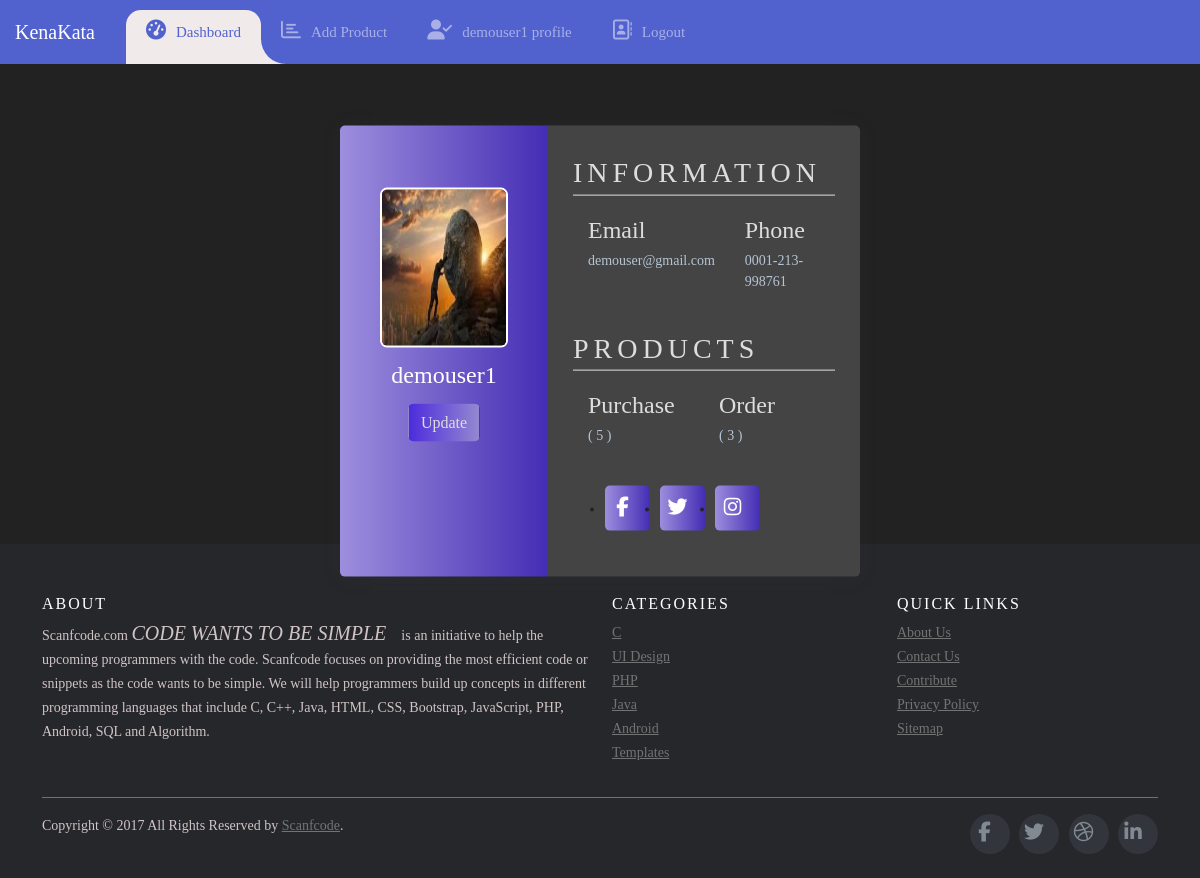
/user-profile (signed in), run on the app's committed database.
### kenakata/models.py (models this page shows, shortened)
class User(db.Model, UserMixin):
    id = db.Column(db.Integer(), primary_key=True, unique=True)
    username = db.Column(db.String(length=30), unique=True, nullable=False)
    email = db.Column(db.String(length=30), unique=True, nullable=False)
    password = db.Column(db.String(length=30), nullable=False)
    image = db.Column(db.String(length=40), nullable=True,default='default.jpg')
    mobile = db.Column(db.String(length=20),nullable=True)
    budget = db.Column(db.Integer(), nullable=True, default=1000)
    products = db.relationship('Product', backref='owned_user', lazy=True)

### kenakata/routes.py (the view)
@app.route('/user-profile')
@login_required
def user_profile():
    return render_template("profile.html", title='User Profile')

### kenakata/models.py (called while the page is built)
@login_manager.user_loader
def load_user(user_id):
    return User.query.get(user_id)

### kenakata/templates/profile.html
{% extends "base.html" %}
{% block content %}
    <div class="parent-wrapper">
        <div class="wrapper">
            <div class="left">
                <img src="{{ url_for('static', filename='profile_images/'+ current_user.image) }}" alt="user" width="100">
                <h4>{{ current_user.username }}</h4>
                <a href="{{ url_for('profile_update') }}" class="btn btn-update">Update</a>
            </div>
            <div class="right">
                <div class="info">
                    <h3>Information</h3>
                    <div class="info_data">
                        <div class="data">
                            <h4>Email</h4>
                        <p>{{current_user.email}}</p>
                        </div>
                        <div class="data">
                        <h4>Phone</h4>
                            <p>0001-213-998761</p>
                    </div>
                    </div>
                </div>
            <div class="projects">
                    <h3>Products</h3>
                    <div class="projects_data">
                        <div class="data">
                            <h4>Purchase</h4>
                            <p>( 5 )</p>
                        </div>
                        <div class="data">
                        <h4>Order</h4>
                            <p>( 3 )</p>
                    </div>
                    </div>
                </div>
                <div class="social_media">
                    <ul>
                    <li><a href="#"><i class="fab fa-facebook-f"></i></a></li>
                    <li><a href="#"><i class="fab fa-twitter"></i></a></li>
                    <li><a href="#"><i class="fab fa-instagram"></i></a></li>
                </ul>
            </div>
            </div>
        </div>
    </div>
{% endblock %}

### kenakata/templates/includes/nav.html (shortened to what this page needs)
<nav class="navbar navbar-expand-custom navbar-mainbg">
  <a class="navbar-brand navbar-logo" href="{{ url_for('home') }}">KenaKata</a>
  <div class="collapse navbar-collapse" id="navbarSupportedContent">
    <ul class="navbar-nav ml-auto">
      <div class="hori-selector">
        <div class="right"></div>
      </div>
      <li class="nav-item active">
        <a class="nav-link" href="{{ url_for('home') }}"
          ><i class="fas fa-tachometer-alt"></i>Dashboard</a
        >
      </li>
      <li class="nav-item">
        <a class="nav-link" href="{{ url_for('create_product') }}"
          ><i class="far fa-chart-bar"></i>Add Product</a
        >
      </li>
      <li class="nav-item">
        <a class="nav-link" href="{{ url_for('user_profile') }}"
          ><i class="fa-solid fa-user-check"></i>{{ current_user.username }} profile</a
        >
      </li>
      {% if current_user.is_authenticated %}
      <li class="nav-item">
        <a class="nav-link" href="{{ url_for('logout') }}"
          ><i class="far fa-address-book"></i>Logout</a
        >
      </li>
      {% endif %}
    </ul>
  </div>
</nav>

### kenakata/static/css/style.css (style rules this page uses)
body { font-family: "Roboto", sans-serif; }
* { margin: 0; padding: 0; }
i { margin-right: 10px; }
.navbar-logo { padding: 15px; color: #fff; }
.navbar-mainbg { background-color: #5161ce; padding: 0px; }
#navbarSupportedContent { overflow: hidden; position: relative; }
#navbarSupportedContent ul { padding: 0px; margin: 0px; }
#navbarSupportedContent ul li a i { margin-right: 10px; }
#navbarSupportedContent li { list-style-type: none; float: left; }
#navbarSupportedContent ul li a { color: rgba(255, 255, 255, 0.5); text-decoration: none; font-size: 15px; display: block; padding: 20px 20px; transition-duration: 0.6s; transition-timing-function: cubic-bezier(0.68, -0.55, 0.265, 1.55); position: relative; }
#navbarSupportedContent > ul > li.active > a { color: #5161ce; background-color: transparent; transition: all 0.7s; }
.hori-selector { display: inline-block; position: absolute; height: 100%; top: 0px; left: 0px; transition-duration: 0.6s; transition-timing-function: cubic-bezier(0.68, -0.55, 0.265, 1.55); background-color: #f1eaea; border-top-left-radius: 15px; border-top-right-radius: 15px; margin-top: 10px; }
.hori-selector .right, .hori-selector .left { position: absolute; width: 25px; height: 25px; background-color: #f1eaea; bottom: 10px; }
.hori-selector .right { right: -25px; }
.hori-selector .right:before, .hori-selector .left:before { content: ""; position: absolute; width: 50px; height: 50px; border-radius: 50%; background-color: #5161ce; }
.hori-selector .right:before { bottom: 0; right: -25px; }
@media (min-width: 992px) { .navbar-expand-custom { -ms-flex-flow: row nowrap; flex-flow: row nowrap; -ms-flex-pack: start; justify-content: flex-start; } }
@media (min-width: 992px) { .navbar-expand-custom .navbar-nav { -ms-flex-direction: row; flex-direction: row; } }
@media (min-width: 992px) { .navbar-expand-custom .navbar-collapse { display: -ms-flexbox !important; display: flex !important; -ms-flex-preferred-size: auto; flex-basis: auto; } }
body { background: #f1eaea; }
html { box-sizing: border-box; color: #444; font: 1rem/1.5 Lato; }
*, *:after, *:before { box-sizing: inherit; }
* { box-sizing: border-box; font-family: Montserrat; font-size: 14px; }
i { font-size: 20px; }
body { margin: 0; padding: 0; background-color: #222; }
.parent-wrapper { width: 100%; height: 30rem; }
.wrapper { position: absolute; top: 40%; left: 50%; transform: translate(-50%,-50%); min-width: 520px; display: flex; box-shadow: 0 1px 20px 0 rgba(69,90,100,.08); }
.wrapper .left { width: 40%; background: linear-gradient(to right,#9d8edd,#442db4); padding: 30px 25px; border-top-left-radius: 5px; border-bottom-left-radius: 5px; text-align: center; color: #fff; }
.wrapper .left img { border-radius: 7px; border:2px solid; margin-bottom: 13px; margin-top: 2rem; height: 10rem; width: 8rem; }
.wrapper .left h4 { margin-bottom: 14px; }
.wrapper .left .btn-update { background:linear-gradient(to right,#4c2cdb,#9488d1); outline: none !important; color: #ddd; }
.wrapper .right { width: 60%; background: #444; padding: 30px 25px; border-top-right-radius: 5px; border-bottom-right-radius: 5px; }
.wrapper .right .info, .wrapper .right .projects { margin-bottom: 25px; }
.wrapper .right .info h3, .wrapper .right .projects h3 { margin-bottom: 15px; padding-bottom: 5px; border-bottom: 1px solid #e0e0e0; color: #ddd; text-transform: uppercase; letter-spacing: 5px; }
.wrapper .right .info_data, .wrapper .right .projects_data { display: flex; justify-content: space-between; }
.wrapper .right .info_data .data, .wrapper .right .projects_data .data { width: 50%; margin:5px 15px; }
.wrapper .right .info_data .data h4, .wrapper .right .projects_data .data h4 { color: #ddd; margin-bottom: 5px; }
.wrapper .right .info_data .data p, .wrapper .right .projects_data .data p { font-size: 14px; margin-bottom: 10px; color: #b5c4d4; }
.wrapper .social_media ul { display: flex; }
.wrapper .social_media ul li { width: 45px; height: 45px; background: linear-gradient(to right,#9d8edd,#442db4); margin-right: 10px; border-radius: 5px; text-align: center; line-height: 45px; }
.wrapper .social_media ul li a { color :#fff; display: block; font-size: 18px; }

### data on the page
User: username "demouser1", image (picture), email "demouser@gmail.com"
